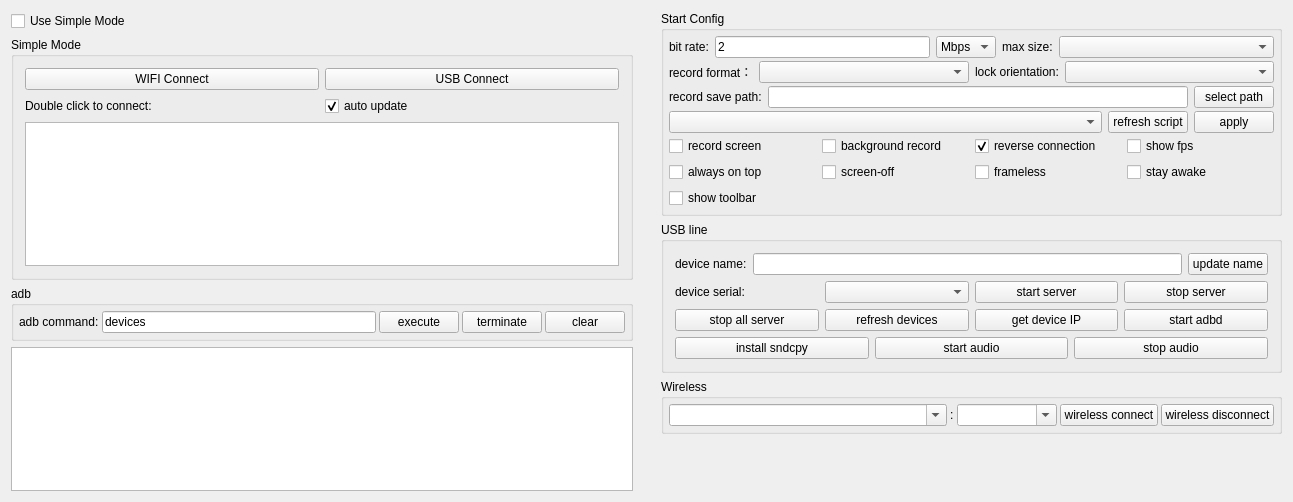
<?xml version="1.0" encoding="UTF-8"?>
<ui version="4.0">
 <class>Widget</class>
 <widget class="QWidget" name="Widget">
  <property name="geometry">
   <rect>
    <x>0</x>
    <y>0</y>
    <width>1293</width>
    <height>502</height>
   </rect>
  </property>
  <property name="windowTitle">
   <string notr="true">QtScrcpy</string>
  </property>
  <layout class="QHBoxLayout" name="horizontalLayout_11">
   <property name="leftMargin">
    <number>0</number>
   </property>
   <property name="topMargin">
    <number>0</number>
   </property>
   <property name="rightMargin">
    <number>0</number>
   </property>
   <property name="bottomMargin">
    <number>0</number>
   </property>
   <item>
    <widget class="QWidget" name="leftWidget" native="true">
     <property name="sizePolicy">
      <sizepolicy hsizetype="Preferred" vsizetype="Preferred">
       <horstretch>0</horstretch>
       <verstretch>0</verstretch>
      </sizepolicy>
     </property>
     <layout class="QVBoxLayout" name="verticalLayout_5">
      <item>
       <widget class="QCheckBox" name="useSingleModeCheck">
        <property name="sizePolicy">
         <sizepolicy hsizetype="Preferred" vsizetype="Maximum">
          <horstretch>0</horstretch>
          <verstretch>0</verstretch>
         </sizepolicy>
        </property>
        <property name="styleSheet">
         <string notr="true"/>
        </property>
        <property name="text">
         <string>Use Simple Mode</string>
        </property>
        <property name="checked">
         <bool>false</bool>
        </property>
       </widget>
      </item>
      <item>
       <widget class="QGroupBox" name="simpleGroupBox">
        <property name="sizePolicy">
         <sizepolicy hsizetype="Preferred" vsizetype="Preferred">
          <horstretch>0</horstretch>
          <verstretch>0</verstretch>
         </sizepolicy>
        </property>
        <property name="title">
         <string>Simple Mode</string>
        </property>
        <property name="checkable">
         <bool>false</bool>
        </property>
        <layout class="QVBoxLayout" name="verticalLayout_4">
         <item>
          <layout class="QHBoxLayout" name="horizontalLayout_9">
           <item>
            <widget class="QPushButton" name="wifiConnectBtn">
             <property name="sizePolicy">
              <sizepolicy hsizetype="Preferred" vsizetype="Maximum">
               <horstretch>0</horstretch>
               <verstretch>0</verstretch>
              </sizepolicy>
             </property>
             <property name="text">
              <string>WIFI Connect</string>
             </property>
            </widget>
           </item>
           <item>
            <widget class="QPushButton" name="usbConnectBtn">
             <property name="sizePolicy">
              <sizepolicy hsizetype="Preferred" vsizetype="Maximum">
               <horstretch>0</horstretch>
               <verstretch>0</verstretch>
              </sizepolicy>
             </property>
             <property name="text">
              <string>USB Connect</string>
             </property>
            </widget>
           </item>
          </layout>
         </item>
         <item>
          <layout class="QHBoxLayout" name="horizontalLayout_13">
           <property name="topMargin">
            <number>0</number>
           </property>
           <item>
            <widget class="QLabel" name="label_10">
             <property name="sizePolicy">
              <sizepolicy hsizetype="Preferred" vsizetype="Preferred">
               <horstretch>0</horstretch>
               <verstretch>0</verstretch>
              </sizepolicy>
             </property>
             <property name="text">
              <string>Double click to connect:</string>
             </property>
            </widget>
           </item>
           <item>
            <widget class="QCheckBox" name="autoUpdatecheckBox">
             <property name="sizePolicy">
              <sizepolicy hsizetype="Preferred" vsizetype="Preferred">
               <horstretch>0</horstretch>
               <verstretch>0</verstretch>
              </sizepolicy>
             </property>
             <property name="text">
              <string>auto update</string>
             </property>
             <property name="checked">
              <bool>true</bool>
             </property>
            </widget>
           </item>
          </layout>
         </item>
         <item>
          <widget class="QListWidget" name="connectedPhoneList">
           <property name="sizePolicy">
            <sizepolicy hsizetype="Preferred" vsizetype="Preferred">
             <horstretch>0</horstretch>
             <verstretch>0</verstretch>
            </sizepolicy>
           </property>
          </widget>
         </item>
        </layout>
       </widget>
      </item>
      <item>
       <widget class="QGroupBox" name="adbGroupBox">
        <property name="sizePolicy">
         <sizepolicy hsizetype="Preferred" vsizetype="Maximum">
          <horstretch>0</horstretch>
          <verstretch>0</verstretch>
         </sizepolicy>
        </property>
        <property name="title">
         <string notr="true">adb</string>
        </property>
        <layout class="QHBoxLayout" name="horizontalLayout_2">
         <property name="spacing">
          <number>3</number>
         </property>
         <property name="leftMargin">
          <number>5</number>
         </property>
         <property name="topMargin">
          <number>5</number>
         </property>
         <property name="rightMargin">
          <number>5</number>
         </property>
         <property name="bottomMargin">
          <number>5</number>
         </property>
         <item>
          <widget class="QLabel" name="label_7">
           <property name="sizePolicy">
            <sizepolicy hsizetype="Maximum" vsizetype="Preferred">
             <horstretch>0</horstretch>
             <verstretch>0</verstretch>
            </sizepolicy>
           </property>
           <property name="text">
            <string>adb command:</string>
           </property>
           <property name="buddy">
            <cstring>adbCommandEdt</cstring>
           </property>
          </widget>
         </item>
         <item>
          <widget class="QLineEdit" name="adbCommandEdt">
           <property name="sizePolicy">
            <sizepolicy hsizetype="MinimumExpanding" vsizetype="Preferred">
             <horstretch>0</horstretch>
             <verstretch>0</verstretch>
            </sizepolicy>
           </property>
           <property name="text">
            <string notr="true">devices</string>
           </property>
          </widget>
         </item>
         <item>
          <widget class="QPushButton" name="adbCommandBtn">
           <property name="sizePolicy">
            <sizepolicy hsizetype="Maximum" vsizetype="Preferred">
             <horstretch>0</horstretch>
             <verstretch>0</verstretch>
            </sizepolicy>
           </property>
           <property name="text">
            <string>execute</string>
           </property>
          </widget>
         </item>
         <item>
          <widget class="QPushButton" name="stopAdbBtn">
           <property name="sizePolicy">
            <sizepolicy hsizetype="Maximum" vsizetype="Preferred">
             <horstretch>0</horstretch>
             <verstretch>0</verstretch>
            </sizepolicy>
           </property>
           <property name="text">
            <string>terminate</string>
           </property>
          </widget>
         </item>
         <item>
          <widget class="QPushButton" name="clearOut">
           <property name="sizePolicy">
            <sizepolicy hsizetype="Maximum" vsizetype="Preferred">
             <horstretch>0</horstretch>
             <verstretch>0</verstretch>
            </sizepolicy>
           </property>
           <property name="text">
            <string>clear</string>
           </property>
          </widget>
         </item>
        </layout>
       </widget>
      </item>
      <item>
       <widget class="QTextEdit" name="outEdit">
        <property name="sizePolicy">
         <sizepolicy hsizetype="Preferred" vsizetype="Preferred">
          <horstretch>0</horstretch>
          <verstretch>0</verstretch>
         </sizepolicy>
        </property>
        <property name="focusPolicy">
         <enum>Qt::NoFocus</enum>
        </property>
        <property name="documentTitle">
         <string/>
        </property>
        <property name="readOnly">
         <bool>true</bool>
        </property>
       </widget>
      </item>
     </layout>
    </widget>
   </item>
   <item>
    <widget class="QWidget" name="rightWidget" native="true">
     <property name="sizePolicy">
      <sizepolicy hsizetype="MinimumExpanding" vsizetype="Preferred">
       <horstretch>0</horstretch>
       <verstretch>0</verstretch>
      </sizepolicy>
     </property>
     <layout class="QVBoxLayout" name="verticalLayout_6">
      <item>
       <widget class="QGroupBox" name="configGroupBox">
        <property name="sizePolicy">
         <sizepolicy hsizetype="Preferred" vsizetype="Preferred">
          <horstretch>0</horstretch>
          <verstretch>0</verstretch>
         </sizepolicy>
        </property>
        <property name="title">
         <string>Start Config</string>
        </property>
        <layout class="QVBoxLayout" name="verticalLayout_3">
         <property name="spacing">
          <number>3</number>
         </property>
         <property name="leftMargin">
          <number>5</number>
         </property>
         <property name="topMargin">
          <number>5</number>
         </property>
         <property name="rightMargin">
          <number>5</number>
         </property>
         <property name="bottomMargin">
          <number>5</number>
         </property>
         <item>
          <widget class="QWidget" name="configWidget1" native="true">
           <property name="sizePolicy">
            <sizepolicy hsizetype="Preferred" vsizetype="Preferred">
             <horstretch>0</horstretch>
             <verstretch>0</verstretch>
            </sizepolicy>
           </property>
           <layout class="QHBoxLayout" name="horizontalLayout_5">
            <property name="leftMargin">
             <number>0</number>
            </property>
            <property name="topMargin">
             <number>0</number>
            </property>
            <property name="rightMargin">
             <number>0</number>
            </property>
            <property name="bottomMargin">
             <number>0</number>
            </property>
            <item>
             <widget class="QLabel" name="label_3">
              <property name="sizePolicy">
               <sizepolicy hsizetype="Maximum" vsizetype="Preferred">
                <horstretch>0</horstretch>
                <verstretch>0</verstretch>
               </sizepolicy>
              </property>
              <property name="text">
               <string>bit rate:</string>
              </property>
             </widget>
            </item>
            <item>
             <widget class="QLineEdit" name="bitRateEdit">
              <property name="sizePolicy">
               <sizepolicy hsizetype="Preferred" vsizetype="Preferred">
                <horstretch>0</horstretch>
                <verstretch>0</verstretch>
               </sizepolicy>
              </property>
              <property name="text">
               <string notr="true">2</string>
              </property>
             </widget>
            </item>
            <item>
             <widget class="QComboBox" name="bitRateBox">
              <property name="sizePolicy">
               <sizepolicy hsizetype="Maximum" vsizetype="Preferred">
                <horstretch>0</horstretch>
                <verstretch>0</verstretch>
               </sizepolicy>
              </property>
              <property name="toolTip">
               <string/>
              </property>
              <property name="currentText">
               <string notr="true">Mbps</string>
              </property>
              <item>
               <property name="text">
                <string notr="true">Mbps</string>
               </property>
              </item>
              <item>
               <property name="text">
                <string notr="true">Kbps</string>
               </property>
              </item>
             </widget>
            </item>
            <item>
             <widget class="QLabel" name="label_4">
              <property name="sizePolicy">
               <sizepolicy hsizetype="Maximum" vsizetype="Preferred">
                <horstretch>0</horstretch>
                <verstretch>0</verstretch>
               </sizepolicy>
              </property>
              <property name="text">
               <string>max size:</string>
              </property>
             </widget>
            </item>
            <item>
             <widget class="QComboBox" name="maxSizeBox">
              <property name="sizePolicy">
               <sizepolicy hsizetype="Preferred" vsizetype="Preferred">
                <horstretch>0</horstretch>
                <verstretch>0</verstretch>
               </sizepolicy>
              </property>
              <property name="toolTip">
               <string/>
              </property>
             </widget>
            </item>
           </layout>
          </widget>
         </item>
         <item>
          <widget class="QWidget" name="configWidget5" native="true">
           <property name="sizePolicy">
            <sizepolicy hsizetype="Preferred" vsizetype="Preferred">
             <horstretch>0</horstretch>
             <verstretch>0</verstretch>
            </sizepolicy>
           </property>
           <layout class="QHBoxLayout" name="horizontalLayout_7">
            <property name="leftMargin">
             <number>0</number>
            </property>
            <property name="topMargin">
             <number>0</number>
            </property>
            <property name="rightMargin">
             <number>0</number>
            </property>
            <property name="bottomMargin">
             <number>0</number>
            </property>
            <item>
             <widget class="QLabel" name="label_6">
              <property name="sizePolicy">
               <sizepolicy hsizetype="Maximum" vsizetype="Preferred">
                <horstretch>0</horstretch>
                <verstretch>0</verstretch>
               </sizepolicy>
              </property>
              <property name="text">
               <string>record format：</string>
              </property>
             </widget>
            </item>
            <item>
             <widget class="QComboBox" name="formatBox">
              <property name="sizePolicy">
               <sizepolicy hsizetype="Preferred" vsizetype="Preferred">
                <horstretch>0</horstretch>
                <verstretch>0</verstretch>
               </sizepolicy>
              </property>
             </widget>
            </item>
            <item>
             <widget class="QLabel" name="label_8">
              <property name="sizePolicy">
               <sizepolicy hsizetype="Maximum" vsizetype="Preferred">
                <horstretch>0</horstretch>
                <verstretch>0</verstretch>
               </sizepolicy>
              </property>
              <property name="text">
               <string>lock orientation:</string>
              </property>
             </widget>
            </item>
            <item>
             <widget class="QComboBox" name="lockOrientationBox">
              <property name="sizePolicy">
               <sizepolicy hsizetype="Preferred" vsizetype="Preferred">
                <horstretch>0</horstretch>
                <verstretch>0</verstretch>
               </sizepolicy>
              </property>
             </widget>
            </item>
           </layout>
          </widget>
         </item>
         <item>
          <widget class="QWidget" name="configWidget2" native="true">
           <property name="sizePolicy">
            <sizepolicy hsizetype="Preferred" vsizetype="Preferred">
             <horstretch>0</horstretch>
             <verstretch>0</verstretch>
            </sizepolicy>
           </property>
           <layout class="QHBoxLayout" name="horizontalLayout_6">
            <property name="leftMargin">
             <number>0</number>
            </property>
            <property name="topMargin">
             <number>0</number>
            </property>
            <property name="rightMargin">
             <number>0</number>
            </property>
            <property name="bottomMargin">
             <number>0</number>
            </property>
            <item>
             <widget class="QLabel" name="label_5">
              <property name="sizePolicy">
               <sizepolicy hsizetype="Preferred" vsizetype="Preferred">
                <horstretch>0</horstretch>
                <verstretch>0</verstretch>
               </sizepolicy>
              </property>
              <property name="text">
               <string>record save path:</string>
              </property>
              <property name="buddy">
               <cstring>recordPathEdt</cstring>
              </property>
             </widget>
            </item>
            <item>
             <widget class="QLineEdit" name="recordPathEdt">
              <property name="sizePolicy">
               <sizepolicy hsizetype="MinimumExpanding" vsizetype="Preferred">
                <horstretch>0</horstretch>
                <verstretch>0</verstretch>
               </sizepolicy>
              </property>
              <property name="readOnly">
               <bool>true</bool>
              </property>
             </widget>
            </item>
            <item>
             <widget class="QPushButton" name="selectRecordPathBtn">
              <property name="sizePolicy">
               <sizepolicy hsizetype="Preferred" vsizetype="Preferred">
                <horstretch>0</horstretch>
                <verstretch>0</verstretch>
               </sizepolicy>
              </property>
              <property name="text">
               <string>select path</string>
              </property>
              <property name="autoDefault">
               <bool>false</bool>
              </property>
             </widget>
            </item>
           </layout>
          </widget>
         </item>
         <item>
          <widget class="QWidget" name="configWidget4" native="true">
           <property name="sizePolicy">
            <sizepolicy hsizetype="Preferred" vsizetype="Preferred">
             <horstretch>0</horstretch>
             <verstretch>0</verstretch>
            </sizepolicy>
           </property>
           <layout class="QHBoxLayout" name="horizontalLayout_8">
            <property name="leftMargin">
             <number>0</number>
            </property>
            <property name="topMargin">
             <number>0</number>
            </property>
            <property name="rightMargin">
             <number>0</number>
            </property>
            <property name="bottomMargin">
             <number>0</number>
            </property>
            <item>
             <widget class="QComboBox" name="gameBox">
              <property name="sizePolicy">
               <sizepolicy hsizetype="MinimumExpanding" vsizetype="Preferred">
                <horstretch>0</horstretch>
                <verstretch>0</verstretch>
               </sizepolicy>
              </property>
             </widget>
            </item>
            <item>
             <widget class="QPushButton" name="refreshGameScriptBtn">
              <property name="sizePolicy">
               <sizepolicy hsizetype="Preferred" vsizetype="Preferred">
                <horstretch>0</horstretch>
                <verstretch>0</verstretch>
               </sizepolicy>
              </property>
              <property name="text">
               <string>refresh script</string>
              </property>
             </widget>
            </item>
            <item>
             <widget class="QPushButton" name="applyScriptBtn">
              <property name="sizePolicy">
               <sizepolicy hsizetype="Preferred" vsizetype="Preferred">
                <horstretch>0</horstretch>
                <verstretch>0</verstretch>
               </sizepolicy>
              </property>
              <property name="text">
               <string>apply</string>
              </property>
             </widget>
            </item>
           </layout>
          </widget>
         </item>
         <item>
          <widget class="QWidget" name="configWidget3" native="true">
           <property name="sizePolicy">
            <sizepolicy hsizetype="Preferred" vsizetype="Preferred">
             <horstretch>0</horstretch>
             <verstretch>0</verstretch>
            </sizepolicy>
           </property>
           <layout class="QGridLayout" name="gridLayout">
            <property name="leftMargin">
             <number>0</number>
            </property>
            <property name="topMargin">
             <number>0</number>
            </property>
            <property name="rightMargin">
             <number>0</number>
            </property>
            <property name="bottomMargin">
             <number>0</number>
            </property>
            <item row="0" column="4">
             <widget class="QCheckBox" name="fpsCheck">
              <property name="sizePolicy">
               <sizepolicy hsizetype="Preferred" vsizetype="Preferred">
                <horstretch>0</horstretch>
                <verstretch>0</verstretch>
               </sizepolicy>
              </property>
              <property name="text">
               <string>show fps</string>
              </property>
             </widget>
            </item>
            <item row="0" column="1">
             <widget class="QCheckBox" name="notDisplayCheck">
              <property name="sizePolicy">
               <sizepolicy hsizetype="Preferred" vsizetype="Preferred">
                <horstretch>0</horstretch>
                <verstretch>0</verstretch>
               </sizepolicy>
              </property>
              <property name="text">
               <string>background record</string>
              </property>
              <property name="checkable">
               <bool>false</bool>
              </property>
             </widget>
            </item>
            <item row="1" column="0">
             <widget class="QCheckBox" name="alwaysTopCheck">
              <property name="sizePolicy">
               <sizepolicy hsizetype="Preferred" vsizetype="Preferred">
                <horstretch>0</horstretch>
                <verstretch>0</verstretch>
               </sizepolicy>
              </property>
              <property name="text">
               <string>always on top</string>
              </property>
              <property name="checked">
               <bool>false</bool>
              </property>
             </widget>
            </item>
            <item row="0" column="0">
             <widget class="QCheckBox" name="recordScreenCheck">
              <property name="sizePolicy">
               <sizepolicy hsizetype="Preferred" vsizetype="Preferred">
                <horstretch>0</horstretch>
                <verstretch>0</verstretch>
               </sizepolicy>
              </property>
              <property name="text">
               <string>record screen</string>
              </property>
             </widget>
            </item>
            <item row="0" column="3">
             <widget class="QCheckBox" name="useReverseCheck">
              <property name="sizePolicy">
               <sizepolicy hsizetype="Preferred" vsizetype="Preferred">
                <horstretch>0</horstretch>
                <verstretch>0</verstretch>
               </sizepolicy>
              </property>
              <property name="text">
               <string>reverse connection</string>
              </property>
              <property name="checked">
               <bool>true</bool>
              </property>
             </widget>
            </item>
            <item row="1" column="1">
             <widget class="QCheckBox" name="closeScreenCheck">
              <property name="sizePolicy">
               <sizepolicy hsizetype="Preferred" vsizetype="Preferred">
                <horstretch>0</horstretch>
                <verstretch>0</verstretch>
               </sizepolicy>
              </property>
              <property name="text">
               <string>screen-off</string>
              </property>
             </widget>
            </item>
            <item row="1" column="3">
             <widget class="QCheckBox" name="framelessCheck">
              <property name="sizePolicy">
               <sizepolicy hsizetype="Preferred" vsizetype="Preferred">
                <horstretch>0</horstretch>
                <verstretch>0</verstretch>
               </sizepolicy>
              </property>
              <property name="text">
               <string>frameless</string>
              </property>
             </widget>
            </item>
            <item row="1" column="4">
             <widget class="QCheckBox" name="stayAwakeCheck">
              <property name="sizePolicy">
               <sizepolicy hsizetype="Preferred" vsizetype="Preferred">
                <horstretch>0</horstretch>
                <verstretch>0</verstretch>
               </sizepolicy>
              </property>
              <property name="text">
               <string>stay awake</string>
              </property>
             </widget>
            </item>
            <item row="2" column="0">
             <widget class="QCheckBox" name="showToolbar">
              <property name="text">
               <string>show toolbar</string>
              </property>
             </widget>
            </item>
           </layout>
          </widget>
         </item>
        </layout>
       </widget>
      </item>
      <item>
       <widget class="QGroupBox" name="usbGroupBox">
        <property name="sizePolicy">
         <sizepolicy hsizetype="Preferred" vsizetype="Preferred">
          <horstretch>0</horstretch>
          <verstretch>0</verstretch>
         </sizepolicy>
        </property>
        <property name="title">
         <string>USB line</string>
        </property>
        <layout class="QVBoxLayout" name="verticalLayout">
         <item>
          <layout class="QHBoxLayout" name="horizontalLayout_10">
           <item>
            <widget class="QLabel" name="label_9">
             <property name="sizePolicy">
              <sizepolicy hsizetype="Preferred" vsizetype="Preferred">
               <horstretch>0</horstretch>
               <verstretch>0</verstretch>
              </sizepolicy>
             </property>
             <property name="text">
              <string>device name:</string>
             </property>
            </widget>
           </item>
           <item>
            <widget class="QLineEdit" name="userNameEdt">
             <property name="sizePolicy">
              <sizepolicy hsizetype="MinimumExpanding" vsizetype="Preferred">
               <horstretch>0</horstretch>
               <verstretch>0</verstretch>
              </sizepolicy>
             </property>
            </widget>
           </item>
           <item>
            <widget class="QPushButton" name="updateNameBtn">
             <property name="sizePolicy">
              <sizepolicy hsizetype="Preferred" vsizetype="Preferred">
               <horstretch>0</horstretch>
               <verstretch>0</verstretch>
              </sizepolicy>
             </property>
             <property name="text">
              <string>update name</string>
             </property>
             <property name="autoDefault">
              <bool>false</bool>
             </property>
            </widget>
           </item>
          </layout>
         </item>
         <item>
          <widget class="QWidget" name="usbWidget1" native="true">
           <property name="sizePolicy">
            <sizepolicy hsizetype="Preferred" vsizetype="Preferred">
             <horstretch>0</horstretch>
             <verstretch>0</verstretch>
            </sizepolicy>
           </property>
           <layout class="QHBoxLayout" name="horizontalLayout_3">
            <property name="leftMargin">
             <number>0</number>
            </property>
            <property name="topMargin">
             <number>0</number>
            </property>
            <property name="rightMargin">
             <number>0</number>
            </property>
            <property name="bottomMargin">
             <number>0</number>
            </property>
            <item>
             <widget class="QLabel" name="label_2">
              <property name="sizePolicy">
               <sizepolicy hsizetype="Preferred" vsizetype="Preferred">
                <horstretch>0</horstretch>
                <verstretch>0</verstretch>
               </sizepolicy>
              </property>
              <property name="text">
               <string>device serial:</string>
              </property>
             </widget>
            </item>
            <item>
             <widget class="QComboBox" name="serialBox">
              <property name="sizePolicy">
               <sizepolicy hsizetype="Preferred" vsizetype="Preferred">
                <horstretch>0</horstretch>
                <verstretch>0</verstretch>
               </sizepolicy>
              </property>
             </widget>
            </item>
            <item>
             <widget class="QPushButton" name="startServerBtn">
              <property name="sizePolicy">
               <sizepolicy hsizetype="Preferred" vsizetype="Preferred">
                <horstretch>0</horstretch>
                <verstretch>0</verstretch>
               </sizepolicy>
              </property>
              <property name="text">
               <string>start server</string>
              </property>
              <property name="autoDefault">
               <bool>false</bool>
              </property>
             </widget>
            </item>
            <item>
             <widget class="QPushButton" name="stopServerBtn">
              <property name="sizePolicy">
               <sizepolicy hsizetype="Preferred" vsizetype="Preferred">
                <horstretch>0</horstretch>
                <verstretch>0</verstretch>
               </sizepolicy>
              </property>
              <property name="text">
               <string>stop server</string>
              </property>
              <property name="autoDefault">
               <bool>false</bool>
              </property>
             </widget>
            </item>
           </layout>
          </widget>
         </item>
         <item>
          <widget class="QWidget" name="usbWidget2" native="true">
           <property name="sizePolicy">
            <sizepolicy hsizetype="Preferred" vsizetype="Preferred">
             <horstretch>0</horstretch>
             <verstretch>0</verstretch>
            </sizepolicy>
           </property>
           <layout class="QHBoxLayout" name="horizontalLayout_4">
            <property name="leftMargin">
             <number>0</number>
            </property>
            <property name="topMargin">
             <number>0</number>
            </property>
            <property name="rightMargin">
             <number>0</number>
            </property>
            <property name="bottomMargin">
             <number>0</number>
            </property>
            <item>
             <widget class="QPushButton" name="stopAllServerBtn">
              <property name="sizePolicy">
               <sizepolicy hsizetype="Preferred" vsizetype="Preferred">
                <horstretch>0</horstretch>
                <verstretch>0</verstretch>
               </sizepolicy>
              </property>
              <property name="text">
               <string>stop all server</string>
              </property>
             </widget>
            </item>
            <item>
             <widget class="QPushButton" name="updateDevice">
              <property name="sizePolicy">
               <sizepolicy hsizetype="Preferred" vsizetype="Preferred">
                <horstretch>0</horstretch>
                <verstretch>0</verstretch>
               </sizepolicy>
              </property>
              <property name="text">
               <string>refresh devices</string>
              </property>
              <property name="autoDefault">
               <bool>false</bool>
              </property>
             </widget>
            </item>
            <item>
             <widget class="QPushButton" name="getIPBtn">
              <property name="sizePolicy">
               <sizepolicy hsizetype="Preferred" vsizetype="Preferred">
                <horstretch>0</horstretch>
                <verstretch>0</verstretch>
               </sizepolicy>
              </property>
              <property name="text">
               <string>get device IP</string>
              </property>
              <property name="autoDefault">
               <bool>false</bool>
              </property>
             </widget>
            </item>
            <item>
             <widget class="QPushButton" name="startAdbdBtn">
              <property name="sizePolicy">
               <sizepolicy hsizetype="Preferred" vsizetype="Preferred">
                <horstretch>0</horstretch>
                <verstretch>0</verstretch>
               </sizepolicy>
              </property>
              <property name="text">
               <string>start adbd</string>
              </property>
              <property name="autoDefault">
               <bool>false</bool>
              </property>
             </widget>
            </item>
           </layout>
          </widget>
         </item>
         <item>
          <widget class="QWidget" name="usbWidget3" native="true">
           <layout class="QHBoxLayout" name="horizontalLayout_12">
            <property name="leftMargin">
             <number>0</number>
            </property>
            <property name="topMargin">
             <number>0</number>
            </property>
            <property name="rightMargin">
             <number>0</number>
            </property>
            <property name="bottomMargin">
             <number>0</number>
            </property>
            <item>
             <widget class="QPushButton" name="installSndcpyBtn">
              <property name="sizePolicy">
               <sizepolicy hsizetype="Preferred" vsizetype="Preferred">
                <horstretch>0</horstretch>
                <verstretch>0</verstretch>
               </sizepolicy>
              </property>
              <property name="text">
               <string>install sndcpy</string>
              </property>
             </widget>
            </item>
            <item>
             <widget class="QPushButton" name="startAudioBtn">
              <property name="sizePolicy">
               <sizepolicy hsizetype="Preferred" vsizetype="Preferred">
                <horstretch>0</horstretch>
                <verstretch>0</verstretch>
               </sizepolicy>
              </property>
              <property name="text">
               <string>start audio</string>
              </property>
             </widget>
            </item>
            <item>
             <widget class="QPushButton" name="stopAudioBtn">
              <property name="sizePolicy">
               <sizepolicy hsizetype="Preferred" vsizetype="Preferred">
                <horstretch>0</horstretch>
                <verstretch>0</verstretch>
               </sizepolicy>
              </property>
              <property name="text">
               <string>stop audio</string>
              </property>
             </widget>
            </item>
           </layout>
          </widget>
         </item>
        </layout>
       </widget>
      </item>
      <item>
       <widget class="QGroupBox" name="wirelessGroupBox">
        <property name="sizePolicy">
         <sizepolicy hsizetype="Preferred" vsizetype="Preferred">
          <horstretch>0</horstretch>
          <verstretch>0</verstretch>
         </sizepolicy>
        </property>
        <property name="title">
         <string>Wireless</string>
        </property>
        <layout class="QHBoxLayout" name="horizontalLayout">
         <property name="spacing">
          <number>3</number>
         </property>
         <property name="leftMargin">
          <number>5</number>
         </property>
         <property name="topMargin">
          <number>5</number>
         </property>
         <property name="rightMargin">
          <number>5</number>
         </property>
         <property name="bottomMargin">
          <number>5</number>
         </property>
         <item>
          <widget class="QComboBox" name="deviceIpEdt">
           <property name="sizePolicy">
            <sizepolicy hsizetype="MinimumExpanding" vsizetype="Preferred">
             <horstretch>0</horstretch>
             <verstretch>0</verstretch>
            </sizepolicy>
           </property>
           <property name="minimumSize">
            <size>
             <width>200</width>
             <height>0</height>
            </size>
           </property>
           <property name="editable">
            <bool>true</bool>
           </property>
           <property name="currentText">
            <string/>
           </property>
          </widget>
         </item>
         <item>
          <widget class="QLabel" name="label">
           <property name="sizePolicy">
            <sizepolicy hsizetype="Maximum" vsizetype="Preferred">
             <horstretch>0</horstretch>
             <verstretch>0</verstretch>
            </sizepolicy>
           </property>
           <property name="text">
            <string notr="true">:</string>
           </property>
          </widget>
         </item>
         <item>
          <widget class="QComboBox" name="devicePortEdt">
           <property name="sizePolicy">
            <sizepolicy hsizetype="Maximum" vsizetype="Preferred">
             <horstretch>0</horstretch>
             <verstretch>0</verstretch>
            </sizepolicy>
           </property>
           <property name="minimumSize">
            <size>
             <width>100</width>
             <height>0</height>
            </size>
           </property>
           <property name="editable">
            <bool>true</bool>
           </property>
           <property name="currentText">
            <string/>
           </property>
          </widget>
         </item>
         <item>
          <widget class="QPushButton" name="wirelessConnectBtn">
           <property name="sizePolicy">
            <sizepolicy hsizetype="Preferred" vsizetype="Preferred">
             <horstretch>0</horstretch>
             <verstretch>0</verstretch>
            </sizepolicy>
           </property>
           <property name="text">
            <string>wireless connect</string>
           </property>
           <property name="autoDefault">
            <bool>false</bool>
           </property>
          </widget>
         </item>
         <item>
          <widget class="QPushButton" name="wirelessDisConnectBtn">
           <property name="sizePolicy">
            <sizepolicy hsizetype="Preferred" vsizetype="Preferred">
             <horstretch>0</horstretch>
             <verstretch>0</verstretch>
            </sizepolicy>
           </property>
           <property name="text">
            <string>wireless disconnect</string>
           </property>
           <property name="autoDefault">
            <bool>false</bool>
           </property>
          </widget>
         </item>
        </layout>
       </widget>
      </item>
      <item>
       <spacer name="verticalSpacer">
        <property name="sizePolicy">
         <sizepolicy hsizetype="Minimum" vsizetype="Expanding">
          <horstretch>0</horstretch>
          <verstretch>0</verstretch>
         </sizepolicy>
        </property>
        <property name="orientation">
         <enum>Qt::Vertical</enum>
        </property>
        <property name="sizeType">
         <enum>QSizePolicy::Expanding</enum>
        </property>
        <property name="sizeHint" stdset="0">
         <size>
          <width>40</width>
          <height>20</height>
         </size>
        </property>
       </spacer>
      </item>
     </layout>
    </widget>
   </item>
  </layout>
 </widget>
 <layoutdefault spacing="6" margin="11"/>
 <tabstops>
  <tabstop>deviceIpEdt</tabstop>
  <tabstop>devicePortEdt</tabstop>
  <tabstop>wirelessConnectBtn</tabstop>
  <tabstop>wirelessDisConnectBtn</tabstop>
  <tabstop>adbCommandEdt</tabstop>
  <tabstop>adbCommandBtn</tabstop>
  <tabstop>stopAdbBtn</tabstop>
  <tabstop>clearOut</tabstop>
 </tabstops>
 <resources/>
 <connections/>
</ui>
